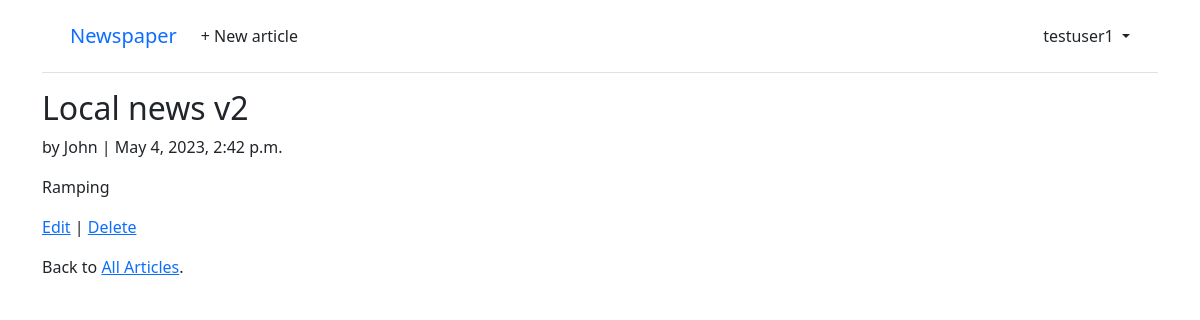
The page /articles/2/ (signed in) on the database its author committed.
### accounts/models.py (models this page shows)
class CustomUser(AbstractUser):
    comment = models.CharField(max_length=120)

### articles/models.py (models this page shows, shortened)
class Article(models.Model):
    title = models.CharField(max_length=255)
    body = models.TextField()
    date = models.DateTimeField(auto_now_add=True)
    author = models.ForeignKey(
        settings.AUTH_USER_MODEL,
        on_delete=models.CASCADE,
    )

### articles/views.py (the view)
# urls.py: path("<int:pk>/", ArticleDetailView.as_view(), name="article_detail"),
class ArticleDetailView(LoginRequiredMixin, DetailView):
    model = Article
    template_name = "article_detail.html"

### templates/article_detail.html
{% extends "base.html" %}
{% block content %}
<div class="article-entry">
    <h2>{{ object.title }}</h2>
    <p>by {{object.author }} | {{object.date }}</p>
    <p>{{ object.body }}</p>
</div>
<p><a href="{% url 'article_edit' article.pk %}">Edit</a> |
    <a href="{% url 'article_delete' article.pk %}">Delete</a>
</p>
<p>Back to <a href="{% url 'article_list' %}">All Articles</a>.</p>
{% endblock content %}

### templates/base.html (shortened to what this page needs)
<!DOCTYPE html>
<html>
<head>
    <link href="https://cdn.jsdelivr.net/npm/bootstrap@5.1.3/dist/css/bootstrap.min.css" rel="stylesheet"
>
</head>
<body>
    <div class="container">
        <header class="p-3 mb-3 border-bottom">
            <div class="container">
                <div class="d-flex flex-wrap align-items-center justify-content-center
                justify-content-lg-start">
                    <a class="navbar-brand" href="{% url 'home' %}">Newspaper</a>
                    <ul class="nav col-12 col-lg-auto me-lg-auto mb-2 justify-content-center
                    mb-md-0">
                        {% if user.is_authenticated %}
                        <li><a href="{% url 'article_new' %}" class="nav-link px-2 link-dark">+ New article</a></li>
                    </ul>
                    <div class="dropdown text-end">
                        <a href="#" class="d-block link-dark text-decoration-none dropdown-toggle" id="dropdownUser1"
                            data-bs-toggle="dropdown" aria-expanded="false">
                            {{ user.username }}
                        </a>
                    </div>
                    {% endif %}
                </div>
            </div>
        </header>
        <main>
            {% block content %}
            {% endblock content %}
        </main>
    </div>
</body>
</html>

### rows shown on the page
CustomUser: username "testuser1"
Article: title "Local news v2", author "John", date "May 4, 2023, 2:42 p.m.", body "Ramping"
